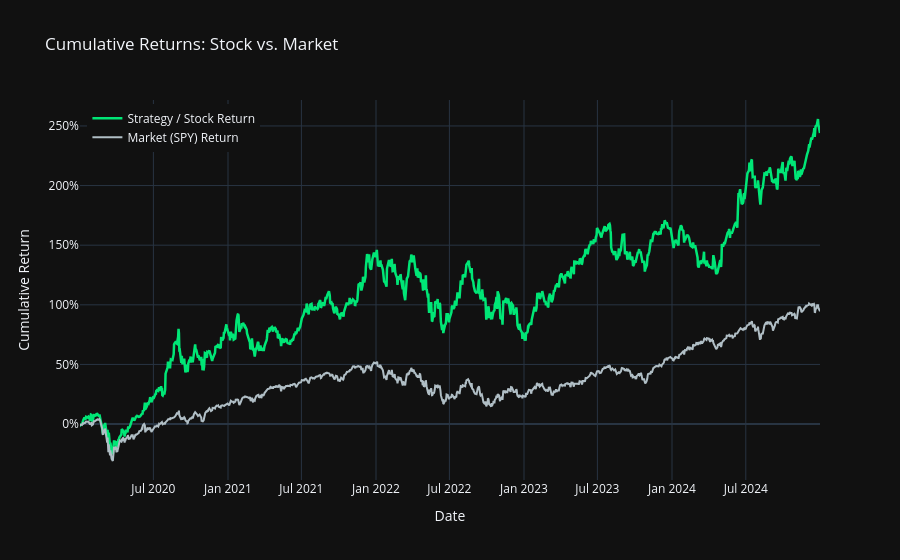

Here is the notebook cell this chart was saved with:
### Code cell
# 1. culculate cumulative return
df['Stock_Cum_Ret'] = (1 + df['Return'].fillna(0)).cumprod() - 1
df['Market_Cum_Ret'] = (1 + df['Market_Return'].fillna(0)).cumprod() - 1

# 2. create figure
fig = go.Figure()

# 3. add stocks cumulative return line
fig.add_trace(go.Scatter(
    x=df['Date'], 
    y=df['Stock_Cum_Ret'],
    mode='lines',
    name='Strategy / Stock Return',
    line=dict(color='#00E676', width=2.5) 
))

# 4. add market cumulative return line 
fig.add_trace(go.Scatter(
    x=df['Date'], 
    y=df['Market_Cum_Ret'],
    mode='lines',
    name='Market (SPY) Return',
    line=dict(color='#B0BEC5', width=2)
))

fig.update_layout(
    title='Cumulative Returns: Stock vs. Market',
    xaxis_title='Date',
    yaxis_title='Cumulative Return',
    yaxis=dict(tickformat='.0%'),
    template='plotly_dark',
    hovermode='x unified',        
    legend=dict(
            yanchor="top", y=0.99, xanchor="left", x=0.01 
        )
)

# show the figure
fig.show()

### Figure 1 — Plotly figure (JSON) as saved in the notebook; plotly's stock layout.template omitted (floating-point values rounded to 4 significant figures; data arrays with more than 128 entries replaced by an {"elided": "..."} marker saying what was removed)
{"data": [{"line": {"color": "#00E676", "width": 2.5}, "mode": "lines", "name": "Strategy / Stock Return", "type": "scatter", "x": {"elided": "1258 str values"}, "y": {"elided": "1258 float values"}}, {"line": {"color": "#B0BEC5", "width": 2}, "mode": "lines", "name": "Market (SPY) Return", "type": "scatter", "x": {"elided": "1258 str values"}, "y": {"elided": "1258 float values"}}], "layout": {"hovermode": "x unified", "legend": {"x": 0.01, "xanchor": "left", "y": 0.99, "yanchor": "top"}, "title": {"text": "Cumulative Returns: Stock vs. Market"}, "xaxis": {"title": {"text": "Date"}}, "yaxis": {"tickformat": ".0%", "title": {"text": "Cumulative Return"}}}}
